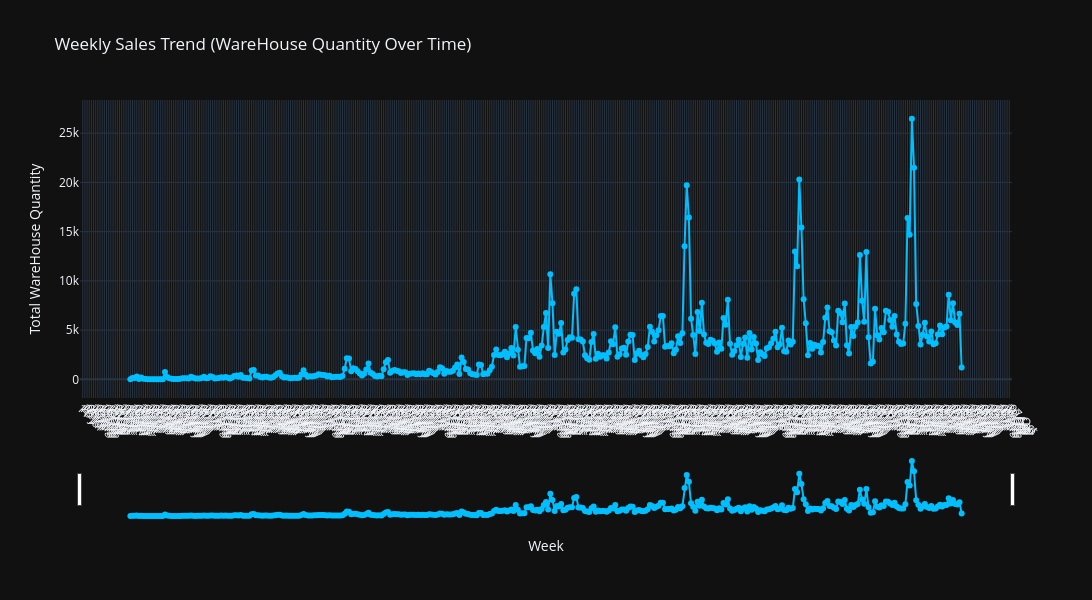

The code cell stored with this chart in its notebook:
### Code cell
import plotly.express as px

fig = px.line(
    weekly_trend,
    x='Week',
    y='WareHouseQuantity',
    title="Weekly Sales Trend (WareHouse Quantity Over Time)",
)

fig.update_traces(mode='lines+markers', line_color='deepskyblue', marker=dict(size=6))

fig.update_layout(
    width=1600,
    height=600,
    xaxis_title="Week",
    yaxis_title="Total WareHouse Quantity",
    hovermode="x unified",
    template='plotly_dark',  # 🔧 Dark theme here
    
    # X-axis setup for weekly clarity
    xaxis=dict(
        tickformat="%d-%b",
        tickangle=45,
        tickmode='linear',
        tick0=weekly_trend['Week'].min(),
        dtick=604800000,  # One week in ms
        rangeslider=dict(visible=True)
    )
)

fig.show()

### Figure 1 — Plotly figure (JSON) as saved in the notebook; plotly's stock layout.template omitted (floating-point values rounded to 4 significant figures; data arrays with more than 128 entries replaced by an {"elided": "..."} marker saying what was removed)
{"data": [{"hovertemplate": "Week=%{x}<br>WareHouseQuantity=%{y}<extra></extra>", "legendgroup": "", "line": {"color": "deepskyblue", "dash": "solid"}, "marker": {"size": 6, "symbol": "circle"}, "mode": "lines+markers", "name": "", "orientation": "v", "showlegend": false, "type": "scatter", "x": {"elided": "385 str values"}, "xaxis": "x", "y": {"elided": "385 float values"}, "yaxis": "y"}], "layout": {"height": 600, "hovermode": "x unified", "legend": {"tracegroupgap": 0}, "title": {"text": "Weekly Sales Trend (WareHouse Quantity Over Time)"}, "width": 1600, "xaxis": {"anchor": "y", "domain": [0, 1], "dtick": 604800000, "rangeslider": {"visible": true}, "tick0": "2016-12-19T00:00:00", "tickangle": 45, "tickformat": "%d-%b", "tickmode": "linear", "title": {"text": "Week"}}, "yaxis": {"anchor": "x", "domain": [0, 1], "title": {"text": "Total WareHouse Quantity"}}}}
